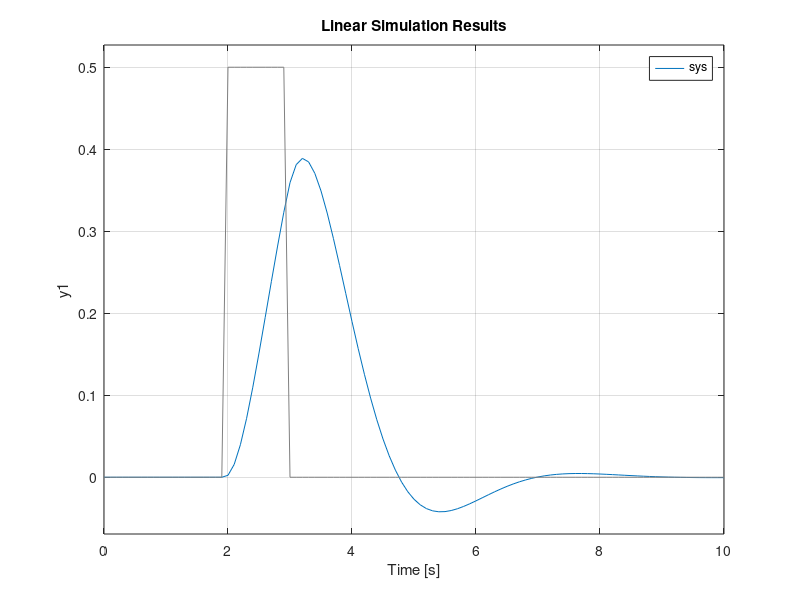

Write MATLAB code to recreate this figure.
% Para simular a resposta de um sistema linear a uma entrada genérica é 
% preciso  usar a função lsim, fornecendo a especificação do sistema e os 
% vetores de entrada e de tempo de simulação. Para o sistema sys definido 
% anteriormente,

function entrada_generica()

A = [0 1; -3 -2];
B = [0; 3];
C = [1 0];
D = [0];

sys = ss(A,B,C,D);

t = 0:0.1:10;
u = zeros(length(t), 1);
u(21:30) = 0.5;
lsim(sys,u,t)

end